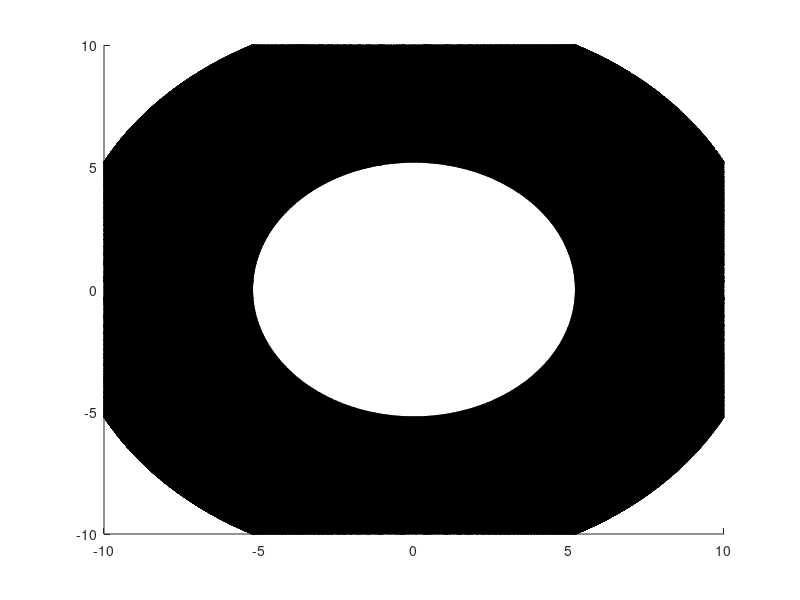

The MATLAB source for this figure: (Note: this script raises an error after producing the figure.)
% % x = [1 2 3];
% % y = [1 2 4];
% % z = [1 2 5];
% x = ones(3,3,3) + 1;
% y = ones(3,3,3) + 2;
% z = ones(3,3,3) + 3;
% 
% x1 = 3
% y1 = 2
% z1 = 1
% 
% 
% x
% a = [x; y; z]
% b = repmat([x1; y1; z1],1, length([x y z]), length(x))
% 
% dot(a, b)

% v1 =  [1 2 3] 
% [X,Y,Z] = meshgrid( linspace(-5,5,5), linspace(-5,5,5),  linspace(-5,5,5))
% x = X(:) ; y = Y(:) ; z = Z(:);
% v2 = [x y z];
% d = sum(v1.*v2,2) ;
% A = reshape(d,size(X))

% Q_gas = 5e10;
% r_comet = 2000;
% q_gas = @(phi, theta) (Q_gas ./ ( 4 * pi * r_comet.^2 )) .* sin(theta) .* r_comet.^2; 
% 
% 
% 
% integral2(q_gas , 0, 2*pi, 0, pi )


% theta = linspace(0, 2*pi);
% polarplot(theta, 1 - 0.8 *cos(theta + pi), "LineWidth", 3)
% hold on;
% polarplot(theta,0.02+zeros(size(theta)), "LineWidth", 6)

% [X,Y,Z] = meshgrid(-5:0.2:5);
% V = X.*exp(-X.^2-Y.^2-Z.^2);
% 
% [xsurf,ysurf] = meshgrid(-2:0.2:2);
% zsurf = -xsurf.^2-ysurf.^2;
% slice(X,Y,Z,V,xsurf,ysurf,zsurf)

% clc,clear
%     % generate some data
% theta1 = linspace(-1,1,60)*pi;
% phi1 = linspace(-1,1,20)*pi/2;
% r1 = 0:10;
% [theta, phi, r] = meshgrid(theta1,phi1,r1);
% f = r + cos(10*theta);
%     % boundaries of volume
% [X,Y,Z] = sphere(20);
% X = r1(end)*X;
% Y = r1(end)*Y;
% Z = r1(end)*Z;
%     % create isosurface where f=5
% p = patch(isosurface(theta,phi,r,f,5));
%     % extract spherical data
% fc = get(p,'Faces');
% vc = get(p,'Vertices');
%     % convert spherical data to cartesian
% [x1,y1,z1] = sph2cart(vc(:,1),vc(:,2),vc(:,3));
% vc = [x1 y1 z1];
%     % plot boundaries
% cla
% surf(X,Y,Z,'Facecolor','none','edgeColor',[1 1 1]*0.5)
% hold on
%     % plot data f=5 in cartesian
% h = patch('Faces',fc,'Vertices',vc);
% hold off
% set(h,'FaceColor','r','EdgeColor','none');
% camlight 
% lighting gouraud
% 

[x,y,z] = meshgrid(-10:0.1:10);
data = x.^2 + y.^2 + z.^2;
cdata = smooth3(rand(size(data)),'box',7);
p = patch(isosurface(x,y,z,data));
isonormals(x,y,z,data,p)
isocolors(x,y,z,cdata,p)
p.FaceColor = 'interp';
p.EdgeColor = 'none';
view(150,30)
daspect([1 1 1])
axis tight
camlight
lighting gouraud
